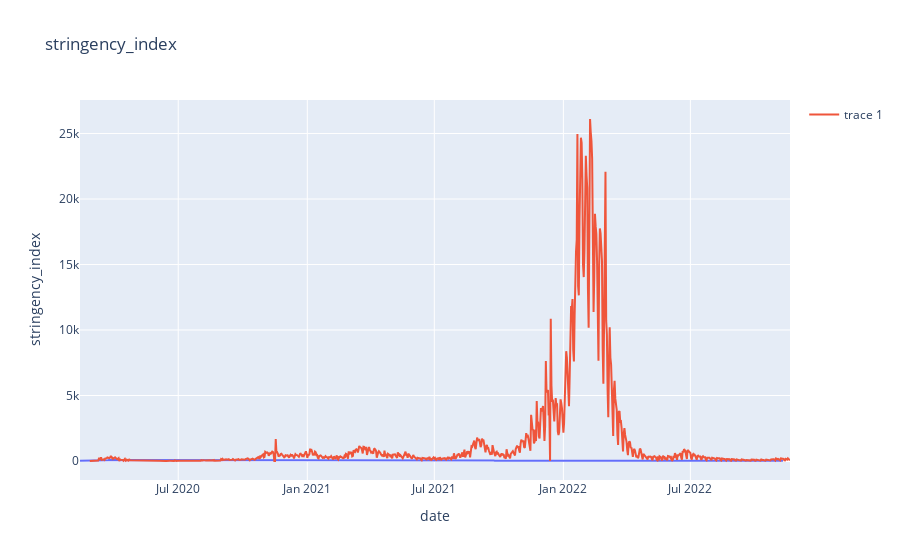

Notebook code cell kept with this figure:
### Code cell
df = keep_columns_by_name(raw_data,['iso_code', 'date', 'stringency_index', 'new_cases'])
df = df[df['iso_code']=='NOR']
df.describe()
fig = px.line(df, x="date", y="stringency_index", title='stringency_index')
fig.add_scatter(x=df['date'], y=df['new_cases'])
fig.show()

### Figure 1 — Plotly figure (JSON) as saved in the notebook; plotly's stock layout.template omitted (floating-point values rounded to 4 significant figures; data arrays with more than 128 entries replaced by an {"elided": "..."} marker saying what was removed)
{"data": [{"hovertemplate": "date=%{x}<br>stringency_index=%{y}<extra></extra>", "legendgroup": "", "line": {"color": "#636efa", "dash": "solid"}, "marker": {"symbol": "circle"}, "mode": "lines", "name": "", "orientation": "v", "showlegend": false, "type": "scatter", "x": {"elided": "1000 str values"}, "xaxis": "x", "y": {"elided": "1000 float values"}, "yaxis": "y"}, {"type": "scatter", "x": {"elided": "1000 str values"}, "y": {"elided": "1000 int values"}}], "layout": {"legend": {"tracegroupgap": 0}, "title": {"text": "stringency_index"}, "xaxis": {"anchor": "y", "domain": [0, 1], "title": {"text": "date"}}, "yaxis": {"anchor": "x", "domain": [0, 1], "title": {"text": "stringency_index"}}}}
